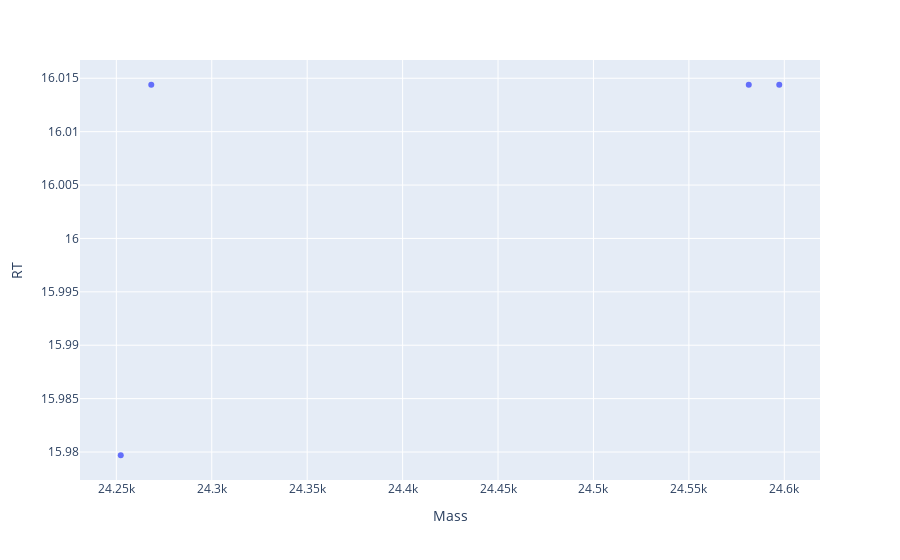

The notebook cell saved with this chart:
### Code cell
f = '~/Documents/BioPharmaFinder/ZhangLab/Data/Excels/tRNA_Phe_0724.xlsx'
df = pd.read_excel(f)
df_phe = thermo_df(df)
df_wild = pd.read_excel('~/Downloads/glu_isoforms.xlsx', 'Phe')
dfm = match_dfs(df_wild, df_phe)
plotly_zone(dfm)
dfm['Ratio'] = dfm.Vol/dfm.Vol.sum()
dfm

### Figure 1 — Plotly figure (JSON) as saved in the notebook; plotly's stock layout.template omitted (floating-point values rounded to 4 significant figures)
{"data": [{"hovertemplate": "Mass=%{x}<br>RT=%{y}<extra></extra>", "legendgroup": "", "marker": {"color": "#636efa", "symbol": "circle"}, "mode": "markers", "name": "", "orientation": "v", "showlegend": false, "type": "scatter", "x": [24250.0, 24270.0, 24580.0, 24600.0], "xaxis": "x", "y": [15.98, 16.01, 16.01, 16.01], "yaxis": "y"}], "layout": {"legend": {"tracegroupgap": 0}, "margin": {"t": 60}, "xaxis": {"anchor": "y", "domain": [0, 1], "title": {"text": "Mass"}}, "yaxis": {"anchor": "x", "domain": [0, 1], "title": {"text": "RT"}}}}
